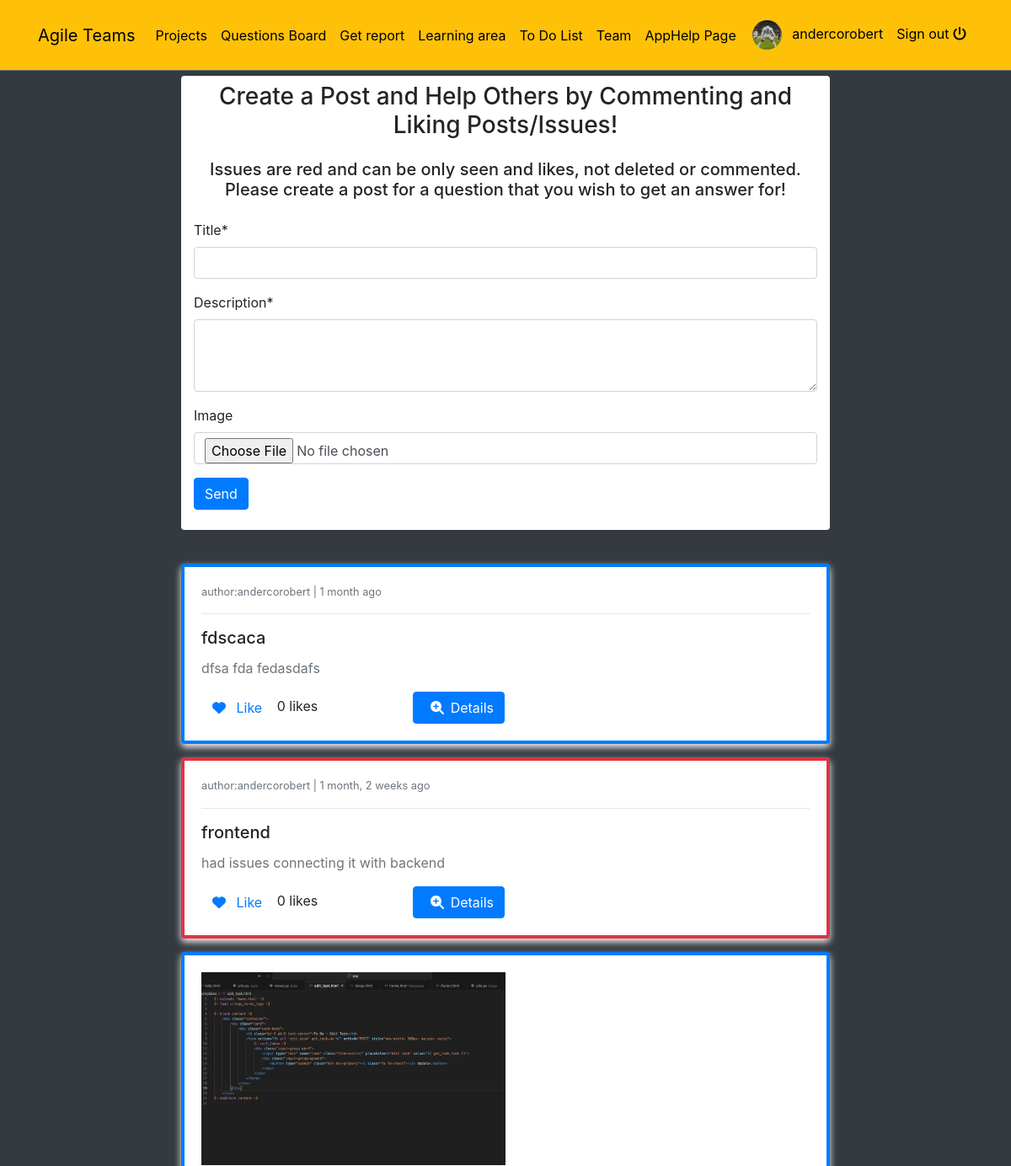
The app's page /posts/ (signed in, upper part), older data.
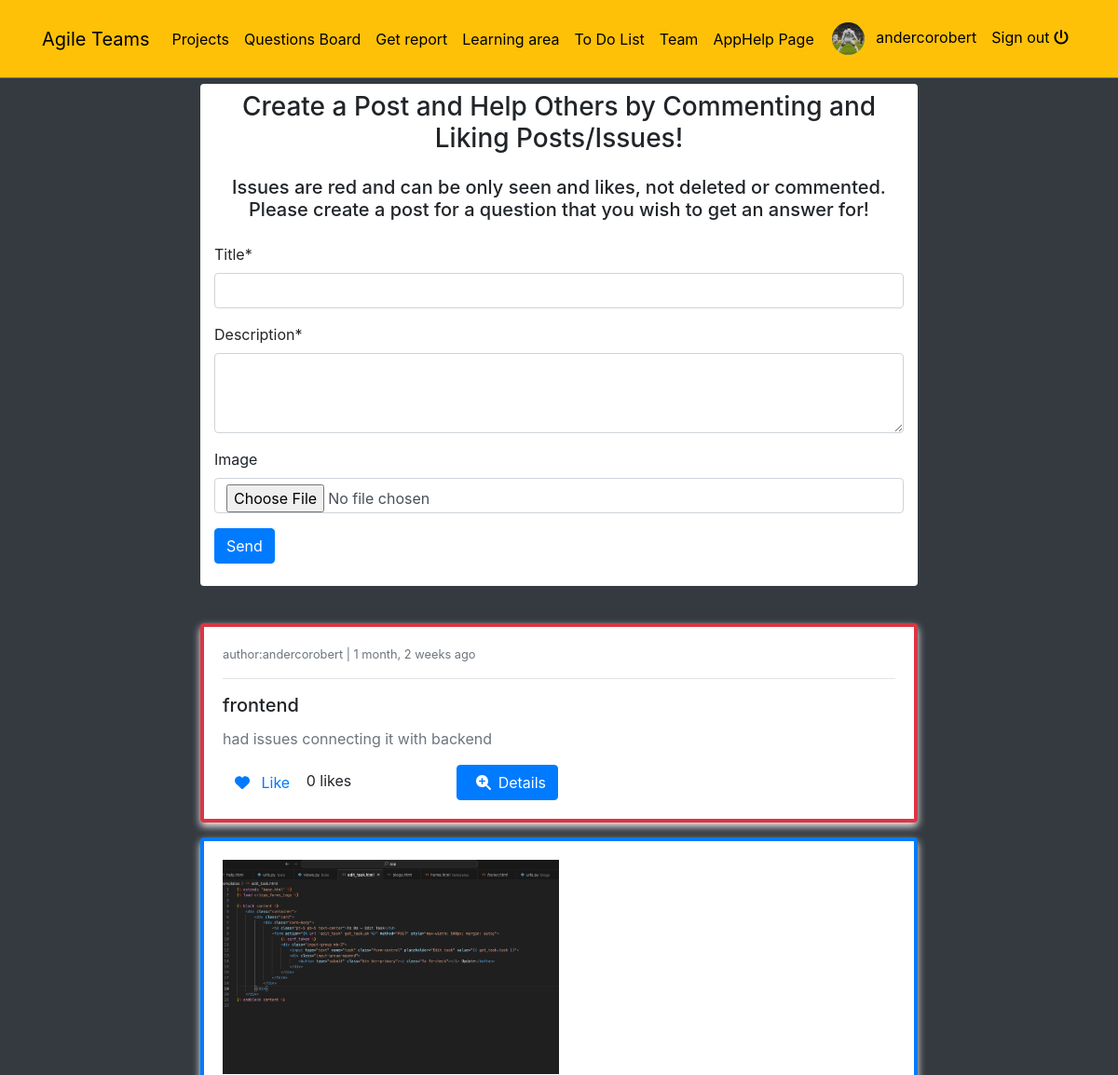
The same page, newer data.
### posts/models.py (models this page shows, shortened)
class Post(models.Model):
    author = models.ForeignKey(Profile, on_delete=models.CASCADE)
    liked = models.ManyToManyField(Profile, related_name="liked", blank=True)
    updated = models.DateTimeField(auto_now=True)
    created = models.DateTimeField(auto_now_add=True)

class GeneralPost(Post):
    title = models.CharField(max_length=200)
    description = models.CharField(max_length=300)
    image = models.ImageField(upload_to=get_upload_path, blank=True, validators=[FileExtensionValidator(['png','jpg', 'jpeg'])])
    def get_absolute_url(self):
        return reverse("posts:gp-detail", kwargs={"pk": self.pk})

class Post(models.Model):
    author = models.ForeignKey(Profile, on_delete=models.CASCADE)
    liked = models.ManyToManyField(Profile, related_name="liked", blank=True)
    updated = models.DateTimeField(auto_now=True)
    created = models.DateTimeField(auto_now_add=True)

class ProblemPost(Post):
    report = models.ForeignKey(Report, on_delete=models.CASCADE)
    problem_reported = models.ForeignKey(ProblemReported, on_delete=models.CASCADE)
    objects = PostManager()
    def get_absolute_url(self):
        return reverse("posts:pp-detail", kwargs={"pk1": self.pk, 'pk': self.problem_reported.id})

### profiles/models.py (models this page shows)
class Profile(models.Model):
    user = models.OneToOneField(User, on_delete=models.CASCADE)
    bio = models.TextField()
    profile_picture = models.ImageField(upload_to=get_upload_path, default="uploads/profile/img/avatar.png", validators=[FileExtensionValidator(['png','jpg', 'jpeg'])])
    team = models.CharField(max_length=200)
    updated = models.DateTimeField(auto_now=True)
    created = models.DateTimeField(auto_now_add=True)
    def __str__(self):
        return "{}".format(self.user)

### reports/models.py (models this page shows, shortened)
class ProblemReported(models.Model):
    category = models.ForeignKey(Category, on_delete=models.CASCADE)
    description = models.TextField()
    problem_id = models.CharField(max_length=12, unique=True, blank=True, default=random_code)
    breakdown = models.PositiveIntegerField()
    public = models.BooleanField(default=True)
    user = models.ForeignKey(User, on_delete=models.CASCADE)
    report = models.ForeignKey(Report, on_delete=models.CASCADE)
    updated = models.DateTimeField(auto_now=True)
    created = models.DateTimeField(auto_now_add=True)
    objects=ProblemReportedManager()
    class Meta:
        verbose_name = "Problem Reported"
        verbose_name_plural = "Problems Reported"

### categories/models.py (models this page shows)
class Category(models.Model):
    name = models.CharField(max_length=200)
    description = models.TextField(blank=True)
    updated = models.DateTimeField(auto_now=True)
    created = models.DateTimeField(auto_now_add=True)
    def __str__(self):
        return self.name
    class Meta:
        verbose_name = "Category"
        verbose_name_plural = "Categories"

### posts/views.py (the view)
# urls.py: path('', PostCreateView.as_view(), name='post-list'),
class PostCreateView(FormUserRequiredMixin, CreateView):
    form_class = PostForm
    template_name = 'posts/board.html'
    success_url = reverse_lazy('posts:post-list')
    def get_context_data(self, **kwargs):
        qs1 = ProblemPost.objects.public_only()
        qs2 = GeneralPost.objects.all()
        qs = sorted(chain(qs1, qs2), reverse=True, key=lambda obj: obj.created)
        context=super().get_context_data(**kwargs)
        context["object_list"]= qs
        return context

### posts/forms.py (shortened to what this page needs)
class PostForm(forms.ModelForm):
    description = forms.CharField(widget=forms.Textarea(attrs={'rows':3}))
    class Meta:
        model = GeneralPost
        fields = ('title', 'description', 'image')

### blogs/context_processors.py (called while the page is built)
def get_categories(request):
    categories = Category.objects.all()
    return dict(categories=categories)

### posts/models.py (called while the page is built)
    def public_only(self):
        return self.filter(problem_reported__public = True)

### profiles/context_processors.py (called while the page is built)
def profile_pic(request):
    if request.user.is_authenticated:
        user = request.user
        try:
            profile_obj = Profile.objects.get(user=user)
            pic = profile_obj.profile_picture
        except Profile.DoesNotExist:
            pic = None
        return {'picture':pic}
    return {}

def get_profile(request):
    if request.user.is_authenticated:
        user = request.user
        try:
            profile_obj = Profile.objects.get(user=user)
        except Profile.DoesNotExist:
            pic = None
        return {'profile':profile_obj}
    return {}

### posts/templates/posts/board.html (shortened to what this page needs)
{% extends 'base.html' %}
{% load crispy_forms_tags %}
{% block content %}
{% if request.user.is_authenticated  %}
<div class="col-8 mx-auto" style="margin-top: 70px;">
    <div class ='container bg-white pt-2 pb-4 rounded'>
        <h3 class="text-center mb-4">Create a Post and Help Others by Commenting and Liking Posts/Issues!</h3>
        <h5 class="text-center mb-4">Issues are red and can be only seen and likes, not deleted or commented. Please create a post for a question that you wish to get an answer for!</h5>
        <form action="" method="POST" enctype="multipart/form-data">
            {{form|crispy}}
            <button type="submit" class="btn btn-primary">Send</button>
        </form>
    </div>
    <br>
    {% for obj in object_list %}
        <div class="{% if obj.problem_reported %}border-danger{% else %}border-primary{% endif %} card card-body mt-3" style="border-width: 4px;">
            {% if obj.problem_reported %}
                <small class='text-muted'> author:{{obj.problem_reported.user}} | {{obj.problem_reported.created|timesince}} ago </small>
                <hr>
                <h5 class= 'card-title'> {{obj.problem_reported.category}}</h5>
                <p class='card-text'> {{obj.problem_reported.description}}</p>
            {% else %}
                {% if obj.image %}
                    <div class='mb-3'><img class='w-50' src='{{obj.image.url}}'></div>
                {% endif %}
                <small class='text-muted'> author:{{obj.author}} | {{obj.created|timesince}} ago </small>
                <hr>
                <h5 class='card-title'> {{obj.title}}</h5>
                <p class='card-text'> {{obj.description}}</p>
            {% endif %}
            <form action="{% url "posts:post-like" %}" method='POST'>
                <div class='row'>
                    <div class='col-4'>
                        <button class='btn btn-link' type='submit' style="text-decoration:none">
                        {% if profile not in obj.liked.all%}
                                <i class="fa-solid fa-heart"></i>
                                <span class='ml-2'>Like</span>
                        {% else %}
                                <i class="fa-solid fa-heart-crack"></i>
                                <span class='ml-2'>Unlike</span>
                        {% endif %}
                        </button>
                        <span class="text-black"> {{obj.liked.all.count}} likes </span>
                    </div>
                    <div class='col-4'>
                        <a href='{{obj.get_absolute_url}}' class='btn btn-primary'>
                            <span class='ml-2'><i class="fa-solid fa-magnifying-glass-plus mr-2"></i>Details </span>
                        </a>
                    </div>
                </div>
            </form>
        </div>
    {% endfor %}
{% else %}
    <div class = "text-white text-center h3" style="margin-top: 70px;"> Please log in! </div>
{% endif %}
</div>
{% endblock content %}

Row changes from the older to the newer data that the page shows:
removed GeneralPost: author "andercorobert", created "1 month", title "fdscaca", description "dfsa fda fedasdafs", shows "Like", liked.all.count "0"
